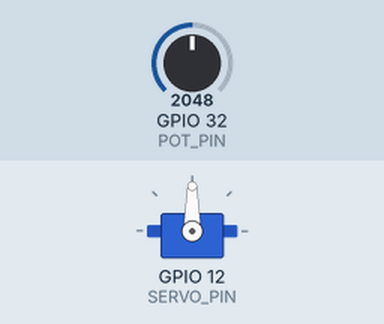
Recording of a sketch running on a simulated ESP32. Shown: servo. The inputs (shaded band) are chosen by the test bench; at power-on: GPIO 32 (POT_PIN) = 2048.

Above: at 1.2 s.
1.3 s: GPIO 32 (POT_PIN) set to 2866
At 2.2 s:
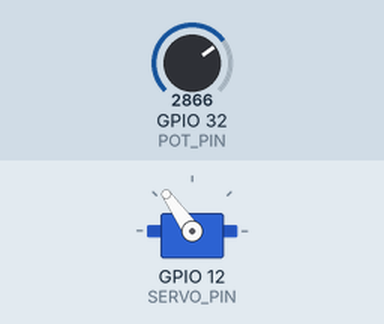
2.8 s: GPIO 32 (POT_PIN) set to 3603
At 3.8 s:
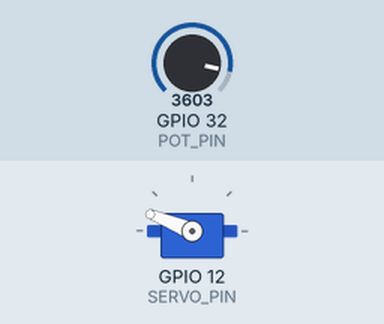
4.3 s: GPIO 32 (POT_PIN) set to 4095
At 4.9 s:
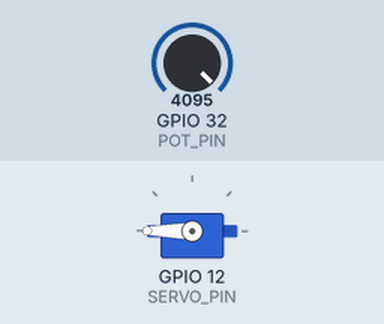
5.8 s: GPIO 32 (POT_PIN) set to 1228
At 7.0 s:
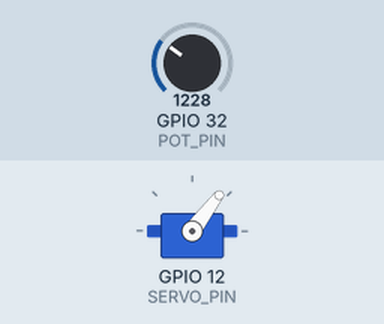
7.3 s: GPIO 32 (POT_PIN) set to 491
At 8.2 s:
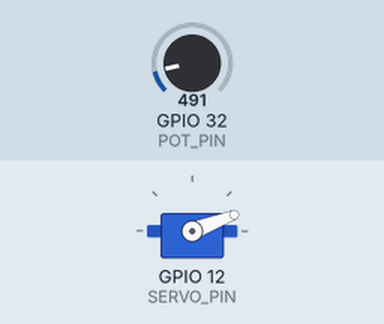
Timing chart, 0 to 9.8 s (numbered marks = the images above; inputs shaded):
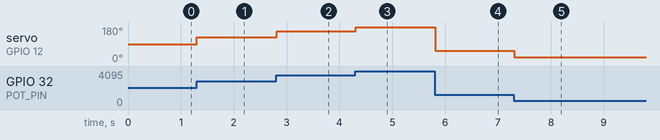

Measured:
- after the input at 1.3 s, servo on GPIO 12 (SERVO_PIN): 90° → 125° at once
- after the input at 2.8 s, servo on GPIO 12 (SERVO_PIN): 125° → 158° at once
- after the input at 4.3 s, servo on GPIO 12 (SERVO_PIN): 158° → 180° at once
- after the input at 5.8 s, servo on GPIO 12 (SERVO_PIN): 180° → 53° at once
- after the input at 7.3 s, servo on GPIO 12 (SERVO_PIN): 53° → 21° at once

The sketch:

ESP32_ExpansionBoard_ServoPot.ino
```cpp
//=============================================================
// File:    ESP32_ExpansionBoard_ServoPot.ino
//
// Author:  J. Hathway 2025
//
// Description:
//     - Use potentiometer to control servo position
//=============================================================

#define SERVO_PIN 12
#define POT_PIN 32

#include <ESP32Servo.h>
Servo servo;

void setup() {
  // Attach pin to servo object
  servo.attach(SERVO_PIN);
}

void loop() {
  // Get potentiometer value
  int potValue = analogRead(POT_PIN);

  // Scale pot value from 0-4095 to 0-180
  int position = map(potValue, 0, 4095, 0, 180);

  // Set servo position
  servo.write(position);
  delay(15);  // short delay to not overload loop
}
```
